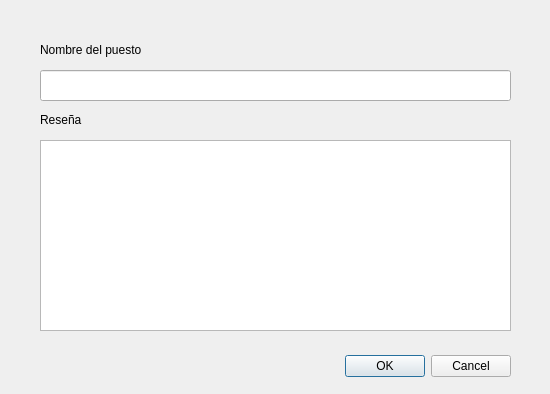
<?xml version="1.0" encoding="UTF-8"?>
<ui version="4.0">
 <class>ventana_emergente</class>
 <widget class="QDialog" name="ventana_emergente">
  <property name="geometry">
   <rect>
    <x>0</x>
    <y>0</y>
    <width>550</width>
    <height>394</height>
   </rect>
  </property>
  <property name="windowTitle">
   <string>Agregar Puesto</string>
  </property>
  <widget class="QDialogButtonBox" name="botones_ventana">
   <property name="geometry">
    <rect>
     <x>120</x>
     <y>350</y>
     <width>391</width>
     <height>32</height>
    </rect>
   </property>
   <property name="orientation">
    <enum>Qt::Orientation::Horizontal</enum>
   </property>
   <property name="standardButtons">
    <set>QDialogButtonBox::StandardButton::Cancel|QDialogButtonBox::StandardButton::Ok</set>
   </property>
  </widget>
  <widget class="QLabel" name="label">
   <property name="geometry">
    <rect>
     <x>40</x>
     <y>40</y>
     <width>141</width>
     <height>19</height>
    </rect>
   </property>
   <property name="text">
    <string>Nombre del puesto</string>
   </property>
  </widget>
  <widget class="QLabel" name="label_2">
   <property name="geometry">
    <rect>
     <x>40</x>
     <y>110</y>
     <width>58</width>
     <height>19</height>
    </rect>
   </property>
   <property name="text">
    <string>Reseña</string>
   </property>
  </widget>
  <widget class="QLineEdit" name="nombre_puesto">
   <property name="geometry">
    <rect>
     <x>40</x>
     <y>70</y>
     <width>471</width>
     <height>31</height>
    </rect>
   </property>
  </widget>
  <widget class="QTextEdit" name="Resenia">
   <property name="geometry">
    <rect>
     <x>40</x>
     <y>140</y>
     <width>471</width>
     <height>191</height>
    </rect>
   </property>
  </widget>
 </widget>
 <resources/>
 <connections>
  <connection>
   <sender>botones_ventana</sender>
   <signal>accepted()</signal>
   <receiver>ventana_emergente</receiver>
   <slot>accept()</slot>
   <hints>
    <hint type="sourcelabel">
     <x>248</x>
     <y>254</y>
    </hint>
    <hint type="destinationlabel">
     <x>157</x>
     <y>274</y>
    </hint>
   </hints>
  </connection>
  <connection>
   <sender>botones_ventana</sender>
   <signal>rejected()</signal>
   <receiver>ventana_emergente</receiver>
   <slot>reject()</slot>
   <hints>
    <hint type="sourcelabel">
     <x>316</x>
     <y>260</y>
    </hint>
    <hint type="destinationlabel">
     <x>286</x>
     <y>274</y>
    </hint>
   </hints>
  </connection>
 </connections>
</ui>
